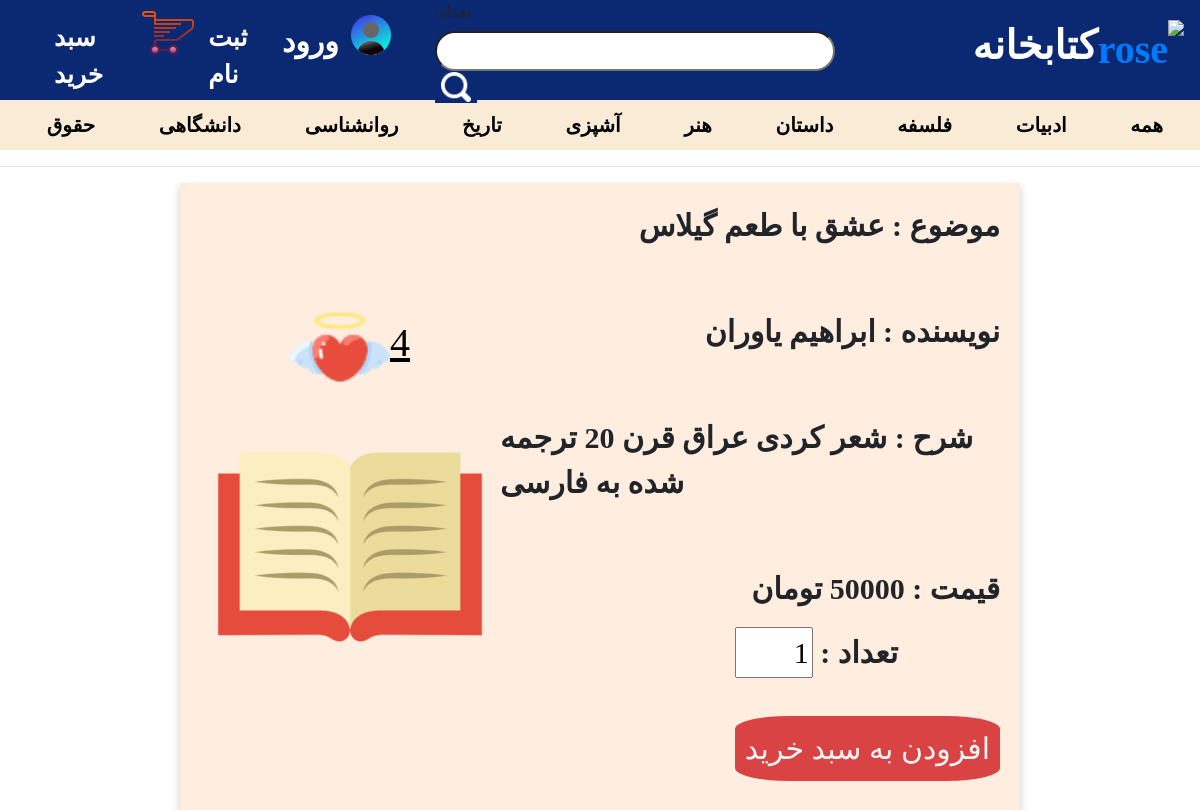
Screenshot of /book/1/ with the database file from the repository.
### products/models.py (models this page shows, shortened)
class Category(models.Model):
    class Meta:
        verbose_name = "دسته بندی"
        verbose_name_plural = "دسنه بندی ها"
    name = models.CharField(max_length=200, verbose_name='نام')
    def __str__(self):
        return self.name

class Book(models.Model):
    class Meta:
        verbose_name = "کتاب"
        verbose_name_plural = "کتاب ها"
    title = models.CharField(max_length=200, verbose_name='موضوع')
    author = models.CharField(max_length=200, verbose_name='نویسنده')
    description = models.TextField(max_length=200, blank=True, null=True, verbose_name='شرح')
    price = models.PositiveIntegerField(verbose_name='قیمت')
    qty = models.IntegerField(verbose_name='موجودی انبار')
    category = models.ManyToManyField(Category, max_length=200, verbose_name='دسته بندی')
    created_at = models.DateTimeField(auto_now_add=True, verbose_name='ساخته شده در')
    update = models.DateTimeField(auto_now=True)
    discount = models.PositiveIntegerField(blank=True, null=True, verbose_name='تخفیف درصدی')
    cash_discount = models.PositiveIntegerField(blank=True, null=True, verbose_name='تخفیف نقدی')
    total_price = models.PositiveIntegerField()
    like = models.ManyToManyField('account.User', blank=True, related_name='like')
    dislike = models.ManyToManyField('account.User', blank=True, related_name='dislike')
    total_like = models.IntegerField(default=0)
    def total_like(self):
        return self.like.count()
    @property
    def total_price(self):
        if self.cash_discount:
            return int(self.price - self.cash_discount)
        elif self.discount:
            total = (self.discount * self.price) / 100
            return int(self.price - total)
        else:
            return self.price

### products/views.py (the view)
# urls.py: path('book/<int:pk>/', BookDetail.as_view(), name='book_detail'),
class BookDetail(DetailView):
    model = Book
    template_name = 'book_detail.html'
    def get_context_data(self, **kwargs):
        context = super().get_context_data(**kwargs)
        context['form'] = ShoppingBasketForm()
        context['categories'] = Category.objects.all()
        return context

### order/forms.py
class ShoppingBasketForm(forms.ModelForm):
    class Meta:
        model = ShoppingBasket
        fields = ['quantity']

### products/templates/book_detail.html (shortened to what this page needs)
<!DOCTYPE html>
<html lang="en">
<link rel="stylesheet" href="https://cdnjs.cloudflare.com/ajax/libs/font-awesome/4.7.0/css/font-awesome.min.css">
{% extends 'base.html' %}
{% load static %}
{% block pro %}
    <head>
    </head>
    <body>
    <hr>
    <div class="task-detail" style=" box-shadow: 0 4px 8px 0 rgba(0, 0, 0, 0.2);    width: 70%;
    margin-left: 15%;
    display: flex;
    align-items: center;
    justify-content: space-between;
    padding: 20px;
    background-color: #ffede0;">
        <div style="    display: flex;
    flex-direction: column-reverse;
    align-items: center;">
            <img alt="#" style="width: 300px;" src="{% static 'book.png' %}">
            <a style="    text-decoration: none;
    font-size: 40px;
    font-family: cursive;
    color: black;
    text-decoration-line: underline; " href="{% url 'products:like' book.id %}"><img style="
    width: 100px;"
                                                                                     src="{% static 'icons8-heart-58.png' %}">{{ book.total_like }}
            </a>
        </div>
        <div style="direction: rtl;
    display: flex;
    flex-direction: column;
    align-items: flex-start;
font-family: 'IranNastaliq';
    font-size: 30px;
    font-weight: bold;">
            <P>موضوع : {{ book.title }}</P>
            <br>
            <P>نویسنده : {{ book.author }}</P>
            <br>
            <P>شرح : {{ book.description }}</P>
            <br>
            <P>قیمت : {{ book.total_price }} تومان</P>
            <form method="post" action="{% url 'order:add_card' book.id %}">
                تعداد :
                <input type="number" name="quantity" min="1" max="{{ book.qty }}" value="1"
                       required oninvalid="setCustomValidity('باید حداکثر تعداد {{ book.qty }} باشد')">
                <br>
                <br>
                {% if book.qty <= 0 %}
                    <p style="    font-size: 40px;
    color: #b60505;"> ناموجود</p>
                {% else %}
                    <button style="    border: none;
    color: whitesmoke;
    background-color: #da4343;
    font-family: 'IranNastaliq';
    padding: 10px;
    margin-bottom: 9px;
    margin-top: -7px;
    border-radius: 20%;" type="submit">افزودن به سبد خرید
                    </button>
                {% endif %}
            </form>
        </div>
    </div>
    </body>
    </html>
{% endblock %}

### products/templates/base.html (shortened to what this page needs)
{% load static %}
<!DOCTYPE html>
<html lang="en">
<head>
    <link rel="stylesheet" type="text/css" href="{% static 'base.css' %}">
    <link rel="stylesheet" href="https://cdnjs.cloudflare.com/ajax/libs/font-awesome/4.7.0/css/font-awesome.min.css">
    <link
            href="https://www.fontonline.ir/css/IranNastaliq.css"
            rel="stylesheet"
            type="text/css"
    />
    <link rel="stylesheet" href="path/to/font-awesome/css/font-awesome.min.css">
    <link rel="stylesheet" href="https://stackpath.bootstrapcdn.com/bootstrap/4.3.1/css/bootstrap.min.css"
>
</head>
<body>
<div class="sticky-top">
    <nav class="navbar navbar-expand-lg sticky-top"
         style="direction: rtl; background-color: #0b2873;height: 100px;padding-top: 20px;">
        {% if user.is_authenticated %}
            {% if user.is_superuser %}
                <div class="nav-logo " style="width: 30%;display: flex;"><p><a href="{% url "products:index" %}"><img
                        style="width: 100px" src="{% static 'pngfind.com-superman-symbol-png-625339.png' %}"
                        alt="rose"/></a><a
                        style="color:white; text-decoration: none;" href="{% url 'admin:index' %}">superuser</a></p>
                </div>
                <div class="collapse navbar-collapse" id="navbarSupportedContent">
                {% block search %}
                <form class="searchbox" method="post" action="{% url 'products:product_search' %}">
                {% csrf_token %}
                {{ form }}
                <button type="submit"><img src="{% static '106236_search_icon.png' %}"></button>
                </form>
                {% endblock %}
                <ul class="navbar-nav mr-auto" style="margin-left: 30px">
                    <a style="text-decoration: none;color: white;font-family: 'IranNastaliq';font-size: 20px;font-weight: bold;"
                       class="nav-link"
                       href="{% url 'products:adding_ctg' %}">دسته بندی+</a><br>
                    <a style="text-decoration: none;color: white;font-family: 'IranNastaliq';font-size: 20px;font-weight: bold;"
                       class="nav-link"
                       href="{% url 'account:dashboard' %}">نمودار</a><br>
                    <a style="text-decoration: none;color: white;font-family: 'IranNastaliq';font-size: 20px;font-weight: bold;"
                       class="nav-link" href="{% url 'products:adding_book' %}">کتاب+</a>
                    <li class="nav-item active"><img src="{% static 'accounticon.png' %}" alt="icon"></li>
                    <a style="text-decoration: none;color: white;font-family: 'IranNastaliq';font-size: 20px;font-weight: bold;"
                       class="nav-link"
                       href="{% url 'account:user_profile' %}">{{ user.username }}</a><br>
                    <a style="text-decoration: none;color: white;font-family: 'IranNastaliq';font-size: 30px;font-weight: bold;"
                       class="nav-link" href="{% url 'account:user_logout' %}">خروج</a>
                </ul>
            {% elif user.is_admin %}
                <div class="nav-logo " style="width: 30%;display: flex;"><p><a href="{% url "products:index" %}"><img
                        style="width: 100px" src="{% static 'admin-settings-male.png' %}" alt="rose"/></a><a
                        style="color:white; text-decoration: none;" href="{% url 'account:staff_panel' %}">admin
                    pannel</a></p></div>
                <div class="collapse navbar-collapse" id="navbarSupportedContent">
                <form class="searchbox" method="post" action="{% url 'products:product_search' %}">
                {% csrf_token %}
                {{ form }}
                <button type="submit"><img src="{% static '106236_search_icon.png' %}"></button>
                </form>
                <ul class="navbar-nav mr-auto" style="margin-left: 30px">
                <li class="nav-item active"><img src="{% static 'accounticon.png' %}" alt="icon"></li>
                    <a style="text-decoration: none;color: white;font-family: 'IranNastaliq';font-size: 20px;font-weight: bold;"
                       class="nav-link"
                       >{{ user.username }}</a><br>
                    <a style="text-decoration: none;color: white;font-family: 'IranNastaliq';font-size: 20px;font-weight: bold;"
                       class="nav-link"
                       href="{% url 'products:adding_ctg' %}">دسته بندی+</a><br>
                    <a style="text-decoration: none;color: white;font-family: 'IranNastaliq';font-size: 20px;font-weight: bold;"
                       class="nav-link"
                       href="{% url 'order:order_items' %}">سفارشات</a>
                    <a style="text-decoration: none;color: white;font-family: 'IranNastaliq';font-size: 20px;font-weight: bold;"
                       class="nav-link" href="{% url 'products:adding_book' %}">کتاب+</a>
                    <a style="text-decoration: none;color: white;font-family: 'IranNastaliq';font-size: 30px;font-weight: bold;"
                       class="nav-link" href="{% url 'account:user_logout' %}">خروج</a>
                </ul>
            {% else %}
                <div class="nav-logo " style="width: 30%;display: flex;"><p><a href="{% url "products:index" %}"><img
                        style="width: 100px" src="{% static 'bookstorelogo.png' %}" alt="rose"/></a><a
                        style="color:white; text-decoration: none;" href="#">کتابخانه</a></p></div>
                <div class="collapse navbar-collapse" id="navbarSupportedContent">
                <form class="searchbox" method="post" action="{% url 'products:product_search' %}">
                {% csrf_token %}
                {{ form }}
                <button type="submit"><img src="{% static '106236_search_icon.png' %}"></button>
                </form>
                <ul class="navbar-nav mr-auto" style="margin-left: 30px">
                    <li class="nav-item active"><img src="{% static 'accounticon.png' %}" alt="icon"></li>
                    <a style="text-decoration: none;color: white;font-family: 'IranNastaliq';font-size: 20px;font-weight: bold;"
                       class="nav-link"
                       href="{% url 'account:user_profile' %}">{{ user.username }}</a><br>
                    <a style="text-decoration: none;color: white;font-family: 'IranNastaliq';font-size: 30px;font-weight: bold;"
                       class="nav-link" href="{% url 'account:user_logout' %}">خروج</a>
                    <li style="margin-top: -10px;" class="nav-item active"><img
                            src="{% static 'shoppingbasketicon.png' %}" alt="icon"></li>
                    <a style="text-decoration: none;color: white;font-family: 'IranNastaliq';font-size: 30px;font-weight: bold;"
                       class="nav-link"
                       href="{% url 'order:cart_detail' %}">سبد خرید</a>
                </ul>
            {% endif %}
        {% else %}
            <div class="nav-logo " style="width: 30%;display: flex;"><p><a href="{% url "products:index" %}"><img
                    style="width: 100px" src="{% static 'bookstorelogo.png' %}" alt="rose"/></a><a
                    style="color:white; text-decoration: none;" href="#">کتابخانه</a></p></div>
            <div class="collapse navbar-collapse" id="navbarSupportedContent">
            <form class="searchbox" method="post" action="{% url 'products:product_search' %}">
                {{ form }}
                <button type="submit"><img src="{% static '106236_search_icon.png' %}"></button>
                </form>
            <ul class="navbar-nav mr-auto" style="margin-left: 30px">
                <li class="nav-item active"><img src="{% static 'accounticon.png' %}" alt="icon"></li>
                <a style="text-decoration: none;color: white;font-family: 'IranNastaliq';font-size: 30px;font-weight: bold;"
                   class="nav-link" href="{% url 'account:user_login' %}">ورود</a>
                <a style="text-decoration: none; color: white;font-family: 'IranNastaliq';font-size: 25px;font-weight: bold;"
                   class="nav-link" href="{% url 'account:user_register' %}">ثبت نام</a>
                <li style="margin-top: -10px;" class="nav-item active"><img src="{% static 'shoppingbasketicon.png' %}"
                                                                            alt="icon"></li>
                <a style="text-decoration: none;color: white;font-family: 'IranNastaliq';font-size: 25px;font-weight: bold;"
                   class="nav-link" href="{% url 'order:cart_detail' %}">سبد خرید</a>
            </ul>
        {% endif %}
        </div>
    </nav>
    <div class="categories ">
        <ul style="display: flex; justify-content: space-around;">
            <li><a href="{% url 'products:index' %}">همه</a></li>
            {% for category in categories %}
                <li><a href="{% url 'products:categoryTasks' category.id %}">{{ category }}</a></li>
            {% endfor %}
        </ul>
    </div>
</div>
{% include 'message.html' %}
{% block pro %}
{% endblock %}
</body>
</html>

### products/templates/message.html (shortened to what this page needs)
<!DOCTYPE html>
<html lang="en">
<head>
</head>
<body>
</body>
</html>

### order/static/base.css (style rules this page uses)
.nav-logo p { font-family: IranNastaliq, "IranNastaliq", tahoma; font-weight: bold; font-size: 40px; font-weight: bold; color: rgb(255, 255, 255); text-decoration: none; padding-left: 20px; }
.nav-logo img { height: 100px; }
.categories ul { list-style: none; display: flex; flex-direction: row-reverse; align-items: flex-start; padding: 10px; background-color: antiquewhite; position: sticky; position: -webkit-sticky; }
.categories ul > li { padding-left: 10px; }
.categories li > a { text-decoration: none; font-size: 20px; font-family: IranNastaliq, "IranNastaliq", tahoma; font-weight: bold; color: #000; }

### products/templates/base.html (style rules this page uses)
.searchbox { padding-bottom: 10px; }
.searchbox input { width: 400px; height: 40px; border-radius: 20px; }
.searchbox button { border: none; background-color: #0b2873; color: white; }
.searchbox button>img { width: 30px; }

### rows the page displays
Category: name "ادبیات"
Category: name "فلسفه"
Category: name "داستان"
Category: name "هنر"
Category: name "آشپزی"
Category: name "تاریخ"
Category: name "روانشناسی"
Category: name "دانشگاهی"
Category: name "حقوق"
Book: total_like "4", title "عشق با طعم گیلاس", author "ابراهیم یاوران", description "شعر کردی عراق قرن 20 ترجمه شده به فارسی", total_price "50000"
